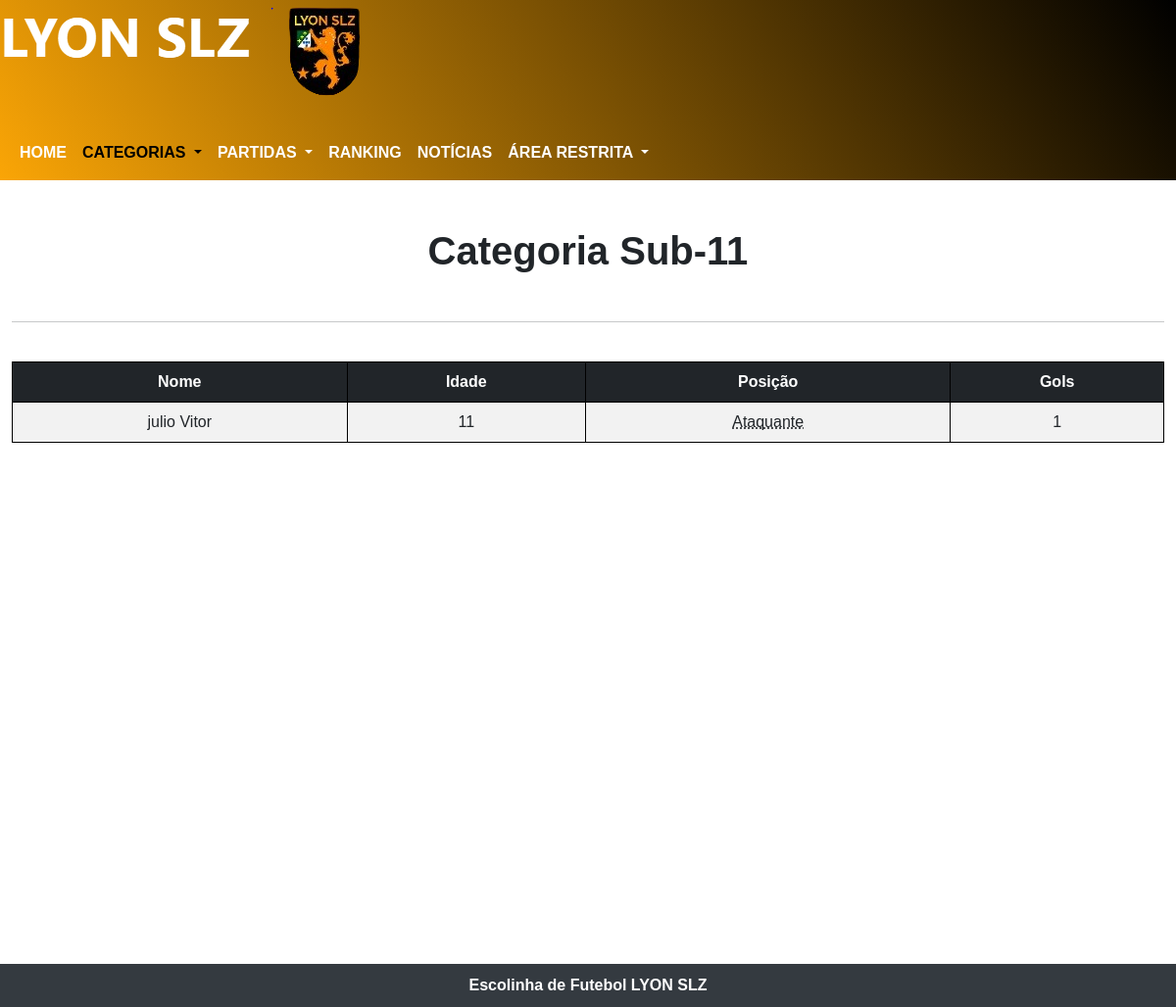
The app's page /subs/sub11.php with its own data.
### tables this page shows
CREATE TABLE `tbljogadoress` (
  `id` int(11) UNSIGNED NOT NULL,
  `nome` varchar(45) NOT NULL,
  `sobrenome` varchar(45) NOT NULL,
  `idade` int(11) NOT NULL,
  `id_posicao` int(11) UNSIGNED NOT NULL,
  `gols` int(11) NOT NULL
);

CREATE TABLE `tblposicao` (
  `id_posicao` int(11) UNSIGNED NOT NULL,
  `nome_posicao` varchar(255) NOT NULL,
  `id_modalidade` int(11) UNSIGNED NOT NULL
);

### subs/sub11.php (the view, shortened to what this page needs)
<?php
require('../db/conexao.php');
$sql = $pdo->prepare("SELECT tbljogadoress.*,tblmodalidade.*, tblposicao.nome_posicao
FROM tbljogadoress
JOIN tblposicao ON tbljogadoress.id_posicao = tblposicao.id_posicao
JOIN tblmodalidade ON tblposicao.id_modalidade = tblmodalidade.id_modalidade
WHERE idade > 9 AND idade <= 11");
$sql->execute();
$dados = $sql->fetchAll();
?>
<!DOCTYPE html>
<html lang="pt-br">
<head>
  <link href="https://cdn.jsdelivr.net/npm/bootstrap@5.3.0/dist/css/bootstrap.min.css" rel="stylesheet">
  <link rel="stylesheet" href="../css/layout.css">
  <link rel="stylesheet" href="../css/timeANDescudo.css">
  <link rel="stylesheet" href="../css/navHamburguer.css">
</head>
<body>
  <div class="cabecalho">
    <picture>
      <source media="(max-width: 261px)" srcset='../img/imgLogo/lyonSlzEscudo5.png' loading="lazy">
      <source media="(max-width: 269px)" srcset='../img/imgLogo/lyonSlzEscudo4.png' loading="lazy">
      <source media="(max-width: 311px)" srcset='../img/imgLogo/lyonSlzEscudo3.png' loading="lazy">
      <source media="(max-width: 375px)" srcset='../img/imgLogo/lyonSlzEscudo2.png' loading="lazy">
      <img src="../img/imgLogo/lyonSlzEscudo.png" alt="Escudo do time LYYON SLZ">
    </picture>
    <nav class="navbar navbar-expand-lg mt-4">
      <div class="container-fluid">
        <div class="collapse navbar-collapse" id="navbarNavDropdown">
          <ul class="navbar-nav">
            <li class="nav-item">
              <a class="nav-link" aria-current="page" href="../home.php">HOME</a>
            </li>
            <li class="nav-item dropdown">
              <a class="nav-link dropdown-toggle active" href="#" role="button" data-bs-toggle="dropdown" aria-expanded="false">
                CATEGORIAS
              </a>
            </li>
            <li class="nav-item dropdown">
              <a class="nav-link dropdown-toggle" href="#" role="button" data-bs-toggle="dropdown" aria-expanded="false">
                PARTIDAS
              </a>
            </li>
            <li class="nav-item">
              <a class="nav-link" aria-current="page" href="../ranking.php">RANKING</a>
            </li>
            <li class="nav-item">
              <a class="nav-link" href="../noticiais.php">NOTÍCIAS</a>
            </li>
            <li class="nav-item dropdown">
              <a class="nav-link dropdown-toggle" href="#" role="button" data-bs-toggle="dropdown" aria-expanded="false">
                ÁREA RESTRITA
              </a>
            </li>
          </ul>
        </div>
      </div>
    </nav>
  </div>
  <main>
    <div class="container-fluid">
      <h1 class="categoria">Categoria Sub-11</h1>
      <hr>
      <br>
      <?php
      $sub11 = 0;
      if (count($dados) > 0) {
        foreach ($dados as $chaves => $valor) {
          if ($valor['idade'] > 9 && $valor['idade'] <= 11) {
            $sub11++;
          }
        }
        if ($sub11 == 0) {
          echo "<br><p class='mt-4' style='text-align:center'>Nenhuma jogador desta foi cadastrado</p>";
        } else {
          echo "<table class='table table-striped'>
          <thead class=table-dark>
          <tr>
              <th>Nome</th>
              <th>Idade</th>
              <th>Posição</th>
              <th>Gols</th>
          </tr>
          </thead>";
          foreach ($dados as $chaves => $valor) {
            echo "<tr>
                          <td>" . $valor['nome'] . " " . $valor['sobrenome'] . "</td>
                          <td>" . $valor['idade'] . "</td>
                          <td> <abbr title='". $valor['modalidade'] ."'>" . $valor['nome_posicao'] . "</abbr></td>
                          <td>" . $valor['gols'] . "</td>
                      </tr>";
          }
        }
        echo "</table>";
      } else {
        echo "<br><p class='mt-4' style='text-align:center'>Nenhuma jogador desta foi cadastrado</p>";
      }
      ?>
    </div>
  </main>
  <footer>
    <p class="mb-0">Escolinha de Futebol LYON SLZ</p>
  </footer>
</body>
</html>

### css/layout.css (style rules this page uses)
:root { --cor-fundo: linear-gradient(55deg, rgb(250, 165, 6), black); --cor-submenu: rgb(172, 114, 8); --cor-hover: rgb(226, 190, 30); --cor-primaria: rgb(231, 241, 236); }
body { background-color: rgb(228, 228, 228); }
main { background-color: white; min-height: 100vh; margin: auto; box-shadow: 0px 3px 3px 0px black; }
footer { background-color: #343a40; padding: 10px; }
footer>p { text-align: center; color: white; font-weight: bold; }

### css/timeANDescudo.css (style rules this page uses)
div.cabecalho { background: linear-gradient(55deg, rgb(250, 165, 6), black); }

### css/navHamburguer.css (style rules this page uses)
.nav-link { color: white; font-weight: bold; font-size: 100%; }

### subs/sub11.php (style rules this page uses)
body { max-width: 100%; background-color: rgb(214, 168, 100); font-family: Arial, Helvetica, sans-serif; }
h1.categoria { text-align: center; font-weight: bold; padding-top: 6vh; padding-bottom: 4vh; }
body { font-family: 'Arial'; }
table { border-collapse: collapse; width: 100%; }
th, td { padding: 10px; text-align: center; border: solid 1px black; }
main { width: 100%; }

### records on screen
tbljogadoress: nome "julio", sobrenome "Vitor", idade "11", id_posicao.nome_posicao "Ataquante", gols "1"
